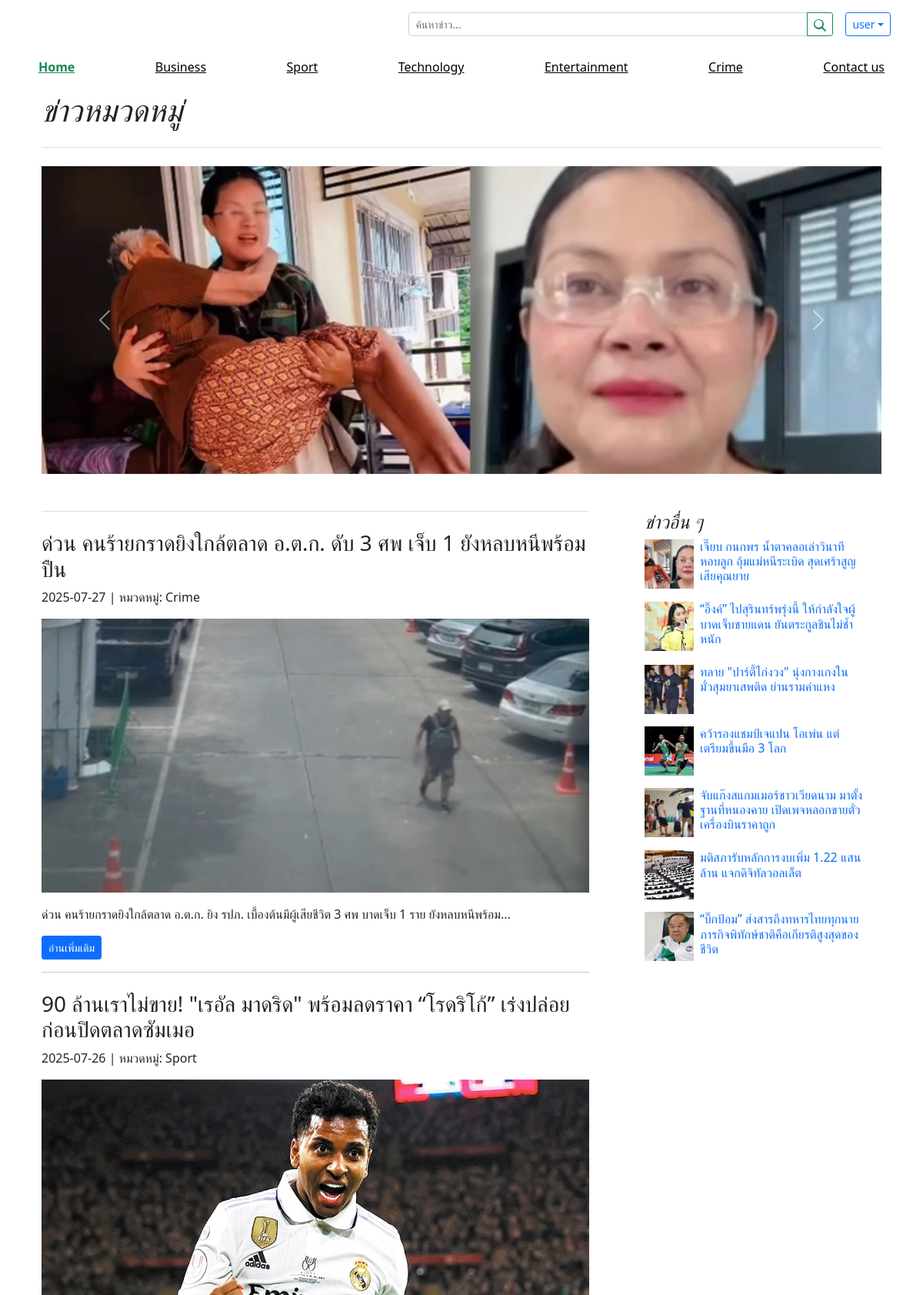
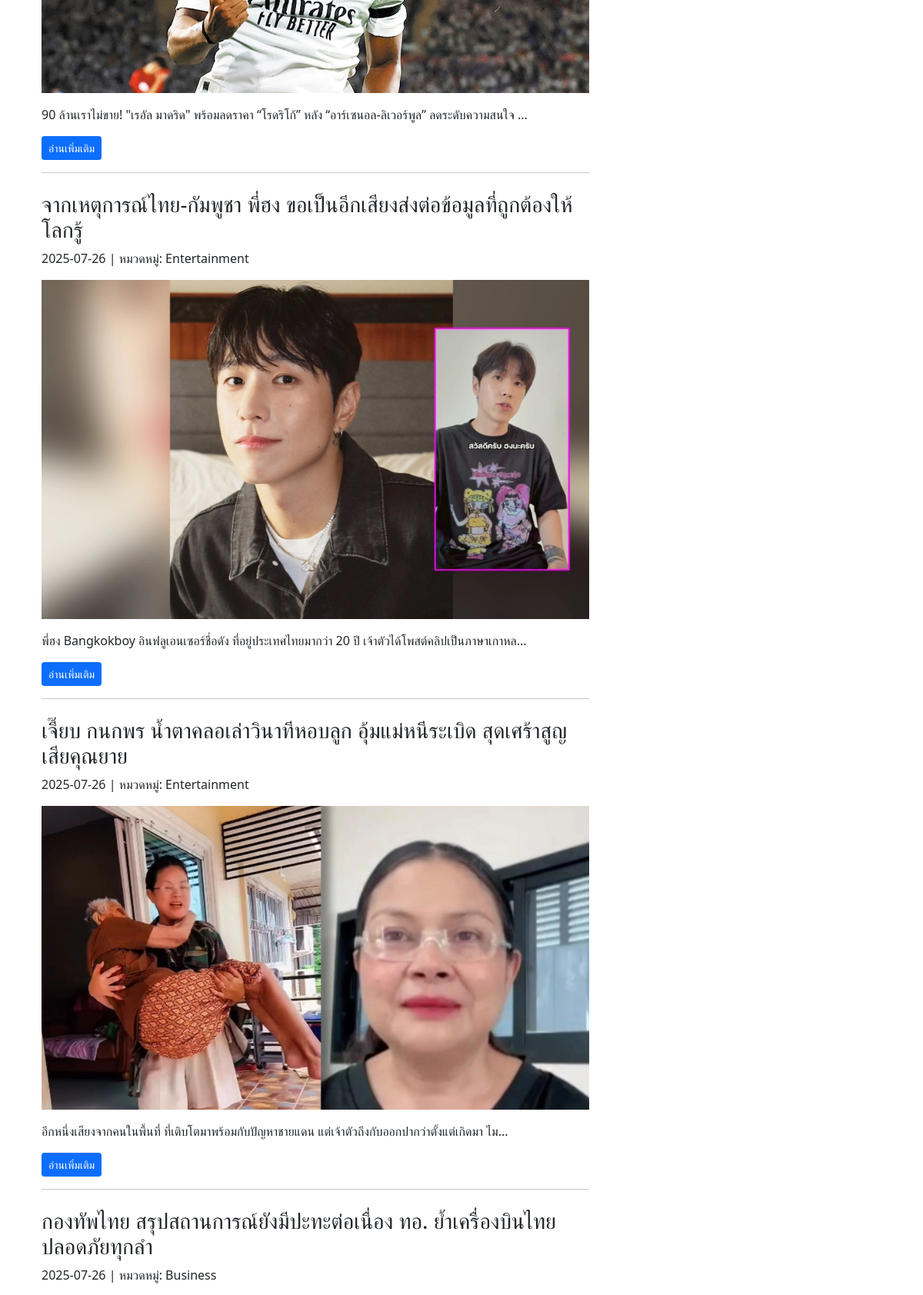
The page /admin/category_news.php (upper part) on the database its author committed (2 pictures, top to bottom).
### tables this page shows
CREATE TABLE `news` (
  `id` int(100) NOT NULL,
  `title` varchar(255) NOT NULL,
  `description` text NOT NULL,
  `date` date NOT NULL,
  `category` varchar(100) NOT NULL,
  `thumbnail` varchar(255) NOT NULL
);

### admin/category_news.php (the view, shortened to what this page needs)
<?php
include("../db2/connection.php");
$category_raw = $_GET['category'] ?? '';
$category = mysqli_real_escape_string($conn, $category_raw);
$searchTermRaw = $_GET['q'] ?? '';
$pageTitle = !empty($category) ? "ข่าวหมวดหมู่: " . htmlspecialchars($category) : "ข่าวหมวดหมู่";
$whereSQL = '';
$sqlCarousel = "SELECT id, title, thumbnail FROM news $whereSQL ORDER BY RAND() LIMIT 4";
$sqlRecommended = "SELECT * FROM news $whereSQL ORDER BY date DESC";
$sqlOther = "SELECT id, title, thumbnail FROM news $whereSQL ORDER BY RAND() LIMIT 7";
$carouselResult = mysqli_query($conn, $sqlCarousel);
$recommendedResult = mysqli_query($conn, $sqlRecommended);
$otherResult = mysqli_query($conn, $sqlOther);
?>
<!doctype html>
<html lang="en">
<head>
  <link href="https://cdn.jsdelivr.net/npm/bootstrap@5.1.3/dist/css/bootstrap.min.css" rel="stylesheet" />
  <link rel="stylesheet" href="blog.css" />
</head>
<body>
<div class="container">
  <header class="blog-header py-3">
    <div class="row flex-nowrap justify-content-between align-items-center">
      <div class="col-8 d-flex justify-content-end align-items-center">
        <form class="d-flex me-2 w-75" method="GET" action="" role="search">
          <div class="input-group input-group-sm w-100">
            <input
              type="search"
              name="q"
              class="form-control rounded-start"
              placeholder="ค้นหาข่าว..."
              aria-label="Search"
              aria-describedby="button-search"
              value="<?php echo htmlspecialchars($searchTermRaw); ?>"
            >
            <button class="btn btn-outline-success" type="submit" id="button-search" aria-label="Search">
              <svg xmlns="http://www.w3.org/2000/svg" width="16" height="16" fill="currentColor" class="bi bi-search" viewBox="0 0 16 16">
                <path d="M11.742 10.344a6.5 6.5 0 1 0-1.397 1.398l3.85 3.85a1 1 0 0 0 1.415-1.414l-3.85-3.85zm-5.442.656a5 5 0 1 1 0-10 5 5 0 0 1 0 10z"/>
              </svg>
            </button>
          </div>
        </form>
        <div class="dropdown ms-2">
  <button class="btn btn-outline-primary btn-sm dropdown-toggle d-flex align-items-center"
      type="button"
      id="dropdownUserButton"
      data-bs-toggle="dropdown"
      aria-expanded="false"
      style="max-width: 250px; white-space: normal; text-overflow: ellipsis; overflow: hidden;">
    user
  </button>
</div>
      </div>
    </div>
  </header>
  <div class="nav-scroller py-1 mb-2">
    <nav class="nav d-flex justify-content-between">
      <a class="p-2 link-secondary <?php if($category == '') echo 'active'; ?>" href="homepage_news.php">Home</a>
      <a class="p-2 link-secondary <?php if($category == 'Business') echo 'active'; ?>" href="category_news.php?category=Business">Business</a>
      <a class="p-2 link-secondary <?php if($category == 'Sport') echo 'active'; ?>" href="category_news.php?category=Sport">Sport</a>
      <a class="p-2 link-secondary <?php if($category == 'Technology') echo 'active'; ?>" href="category_news.php?category=Technology">Technology</a>
      <a class="p-2 link-secondary <?php if($category == 'Entertainment') echo 'active'; ?>" href="category_news.php?category=Entertainment">Entertainment</a>
      <a class="p-2 link-secondary <?php if($category == 'Crime') echo 'active'; ?>" href="category_news.php?category=Crime">Crime</a>
      <a class="p-2 link-secondary" href="contact.php">Contact us</a>
    </nav>
  </div>
  <main class="container">
    <h1 class="pb-4 mb-4 fst-italic border-bottom"><?php echo $pageTitle; ?></h1>
    <div id="newsCarousel" class="carousel slide mb-4" data-bs-ride="carousel">
      <div class="carousel-inner">
        <?php
        $active = true;
        while ($row = mysqli_fetch_assoc($carouselResult)) {
          ?>
          <div class="carousel-item <?php if ($active) { echo 'active'; $active = false; } ?>">
            <img src="../images/<?php echo htmlspecialchars($row['thumbnail']); ?>" class="d-block w-100" style="height: 400px; object-fit: cover;" alt="<?php echo htmlspecialchars($row['title']); ?>">
          </div>
          <?php
        }
        ?>
      </div>
      <button class="carousel-control-prev" type="button" data-bs-target="#newsCarousel" data-bs-slide="prev">
        <span class="carousel-control-prev-icon" aria-hidden="true"></span>
      </button>
      <button class="carousel-control-next" type="button" data-bs-target="#newsCarousel" data-bs-slide="next">
        <span class="carousel-control-next-icon" aria-hidden="true"></span>
      </button>
    </div>
    <div class="row g-5">
      <div class="col-md-8">
        <h2 class="pb-4 mb-4 fst-italic border-bottom">
        </h2>
        <?php
        while ($row = mysqli_fetch_assoc($recommendedResult)) {
          $fullText = $row['description'];
          $halfText = mb_substr($fullText, 0, 100, "UTF-8");
          ?>
          <article class="blog-post mb-4">
            <h3 class="blog-post-title"><?php echo htmlspecialchars($row['title']); ?></h3>
            <p class="blog-post-meta"><?php echo htmlspecialchars($row['date']); ?> | หมวดหมู่: <?php echo htmlspecialchars($row['category']); ?></p>
            <?php if (!empty($row['thumbnail'])) { ?>
              <img src="../images/<?php echo htmlspecialchars($row['thumbnail']); ?>" alt="รูปภาพประกอบข่าว" class="img-fluid mb-3" />
            <?php } ?>
            <p><?php echo nl2br(htmlspecialchars($halfText)); ?>...</p>
            <a href="all_news.php?id=<?php echo $row['id']; ?>" class="btn btn-sm btn-primary">อ่านเพิ่มเติม</a>
            <hr />
          </article>
          <?php
        }
        ?>
      </div>
      <div class="col-md-4">
          <div class="p-4">
            <h4 class="fst-italic">ข่าวอื่น ๆ</h4>
            <div class="list-unstyled mb-0">
              <?php
              while ($row = mysqli_fetch_assoc($otherResult)) {
                echo '<div class="media mb-3 d-flex">';
                echo '  <img src="../images/' . htmlspecialchars($row['thumbnail']) . '" class="mr-3" alt="รูปข่าว" style="width: 64px; height: 64px; object-fit: cover;">';
                echo '  <div class="media-body ms-2">';
                echo '    <h6 class="mt-0"><a href="all_news.php?id=' . $row['id'] . '" style="text-decoration: none;">' . htmlspecialchars($row['title']) . '</a></h6>';
                echo '  </div>';
                echo '</div>';
              }
              ?>
            </div>
          </div>
        </div>
      </div>
    </div>
</body>
</html>

### admin/blog.css (style rules this page uses)
.nav-scroller .nav .link-secondary { color: black; }

### admin/category_news.php (style rules this page uses)
.nav .active { color: #198754 !important; font-weight: bold; }

### rows shown on the page
news: thumbnail (picture), title "เจี๊ยบ กนกพร น้ำตาคลอเล่าวินาทีหอบลูก อุ้มแม่หนีระเบิด สุดเศร้าสูญเสียคุณยาย", date "2025-07-26", category "Entertainment", description "อีกหนึ่งเสียงจากคนในพื้นที่ ที่เติบโตมาพร้อมกับปัญหาชายแดน แต่เจ้าตัวถึงกับออกปากว่าตั้งแต่เกิดมา ไม"
news: title "ด่วน คนร้ายกราดยิงใกล้ตลาด อ.ต.ก. ดับ 3 ศพ เจ็บ 1 ยังหลบหนีพร้อมปืน", date "2025-07-27", category "Crime", thumbnail (picture), description "ด่วน คนร้ายกราดยิงใกล้ตลาด อ.ต.ก. ยิง รปภ. เบื้องต้นมีผู้เสียชีวิต 3 ศพ บาดเจ็บ 1 ราย ยังหลบหนีพร้อม"
news: title "90 ล้านเราไม่ขาย! \"เรอัล มาดริด\" พร้อมลดราคา “โรดริโก้” เร่งปล่อยก่อนปิดตลาดซัมเมอ", date "2025-07-26", category "Sport", thumbnail (picture), description "90 ล้านเราไม่ขาย! \"เรอัล มาดริด\" พร้อมลดราคา “โรดริโก้” หลัง “อาร์เซนอล-ลิเวอร์พูล” ลดระดับความสนใจ"
news: title "จากเหตุการณ์ไทย-กัมพูชา พี่ฮง ขอเป็นอีกเสียงส่งต่อข้อมูลที่ถูกต้องให้โลกรู้", date "2025-07-26", category "Entertainment", thumbnail (picture), description "พี่ฮง Bangkokboy อินฟลูเอนเซอร์ชื่อดัง ที่อยู่ประเทศไทยมากว่า 20 ปี เจ้าตัวได้โพสต์คลิปเป็นภาษาเกาหล"
news: title "กองทัพไทย สรุปสถานการณ์ยังมีปะทะต่อเนื่อง ทอ. ย้ำเครื่องบินไทยปลอดภัยทุกลำ", date "2025-07-26", category "Business"
news: thumbnail (picture), title "“อิ๊งค์” ไปสุรินทร์พรุ่งนี้ ให้กำลังใจผู้บาดเจ็บชายแดน ยันตระกูลชินไม่ช้ำหนัก"
news: thumbnail (picture), title "ทลาย \"ปาร์ตี้ไก่งวง\" นุ่งกางเกงในมั่วสุมยาเสพติด ย่านรามคำแหง"
news: thumbnail (picture), title "คว้ารองแชมป์เจแปน โอเพ่น แต่เตรียมขึ้นมือ 3 โลก"
news: thumbnail (picture), title "จับแก๊งสแกมเมอร์ชาวเวียดนาม มาตั้งฐานที่หนองคาย เปิดเพจหลอกขายตั๋วเครื่องบินราคาถูก"
news: thumbnail (picture), title "มติสภารับหลักการงบเพิ่ม 1.22 แสนล้าน แจกดิจิทัลวอลเล็ต"
news: thumbnail (picture), title "“บิ๊กป้อม” ส่งสารถึงทหารไทยทุกนาย ภารกิจพิทักษ์ชาติคือเกียรติสูงสุดของชีวิต"

### other values the page prints
$pageTitle "ข่าวหมวดหมู่"
